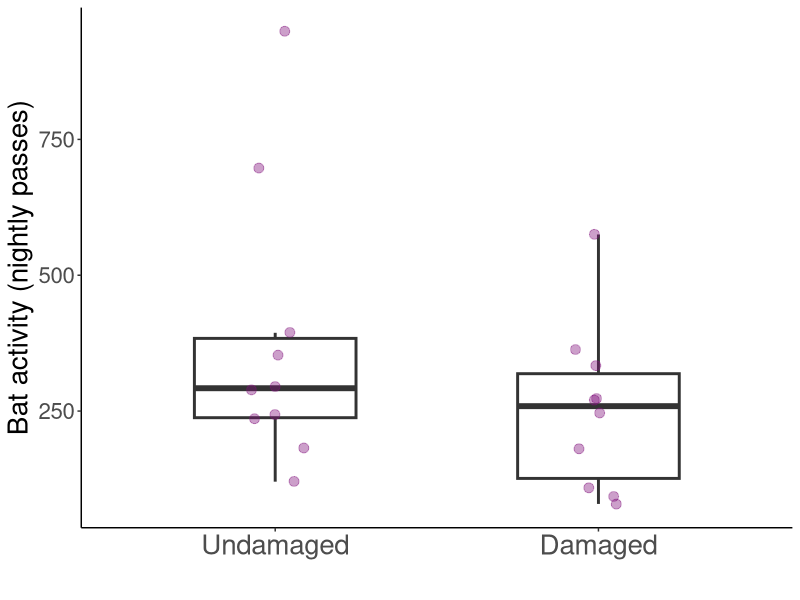
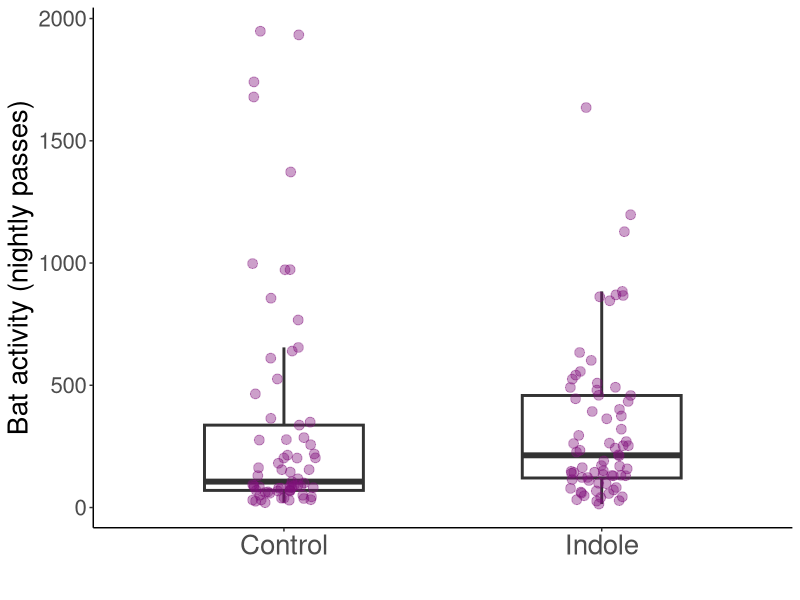
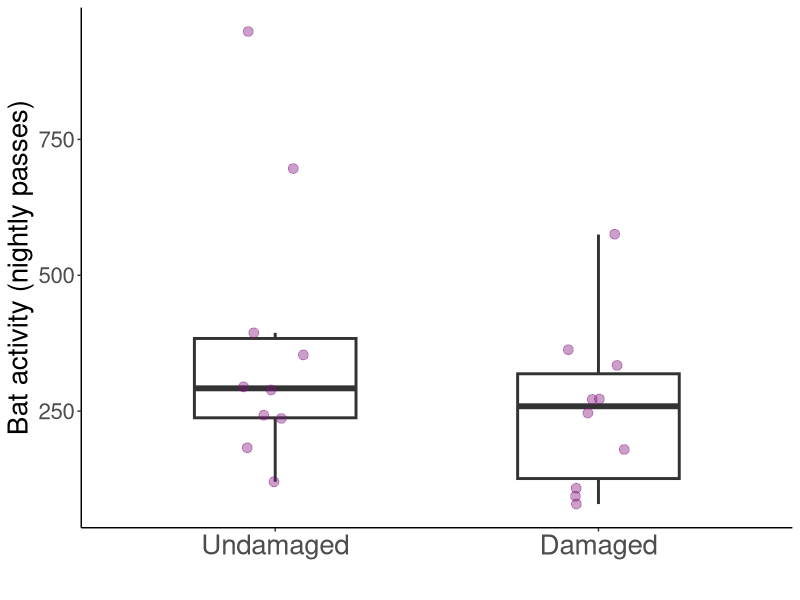
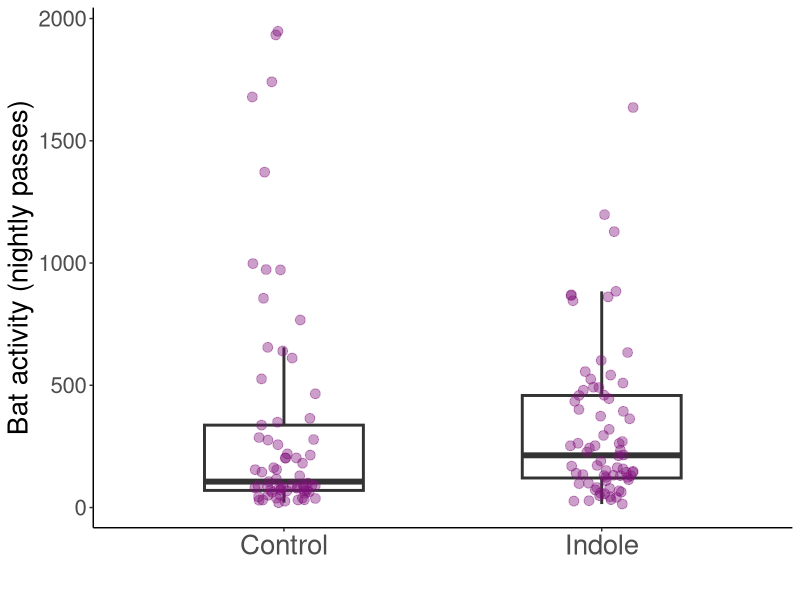

Write the R code that produced these figures, in order.
#Load libraries
library(dplyr)
library(ggplot2)
library(tidyr)
library(lme4)
library(car)
library(emmeans)
library(plyr)

library(viridis)


library(multcomp)


library(cowplot)

##Q2a: Naturally occurring soybean HIPVS (damaged vs. undamaged plants)----

# Data import and cleaning ------------------------------------------------

#SUMMARY DATA----
plant <- read.csv(file="plant_sum_noTABR.csv",head=TRUE)
plant[, 3:11][is.na(plant[, 3:11])] <- 0

##Gathering data — compounds from col to rows
plant1<-plant %>% gather(sp, activity, EPTFUS:NOID)
plant1$sp<-as.factor(plant1$sp)
levels(plant1$sp)

#nightly data split by species
plant1<-aggregate(activity ~ treatment + sp + trial + jdate, dat=plant1, FUN=sum)

#nightly data for all species
plant10<-aggregate(activity ~ treatment + trial + jdate, dat=plant1, FUN=sum)


#Test for overdispersion function
overdisp_fun <- function(model) {
	rdf <- df.residual(model)
	rp <- residuals(model,type="pearson")
	Pearson.chisq <- sum(rp^2)
	prat <- Pearson.chisq/rdf
	pval <- pchisq(Pearson.chisq, df=rdf, lower.tail=FALSE)
	c(chisq=Pearson.chisq,ratio=prat,rdf=rdf,p=pval)
}

test<-glmer(activity~treatment+(1|trial), dat = plant10, family=poisson)
summary(test)
overdisp_fun(test)#overdispersed
#poisson distribution model=overdispersed with non-normal residuals,
#so fitting data to negative binomial 

#negative binomial model
mod.plant<-glmer.nb(activity~treatment+(1|trial), dat = plant10)
Anova(mod.plant)
#chisq=2.4452, p=0.1179; Wald chisquare tests


plant10.tab <- ddply(plant10, c("treatment"), summarise,
					 N    = length(activity),
					 mean = mean(activity),
					 sd   = sd(activity),
					 se   = sd / sqrt(N))
plant10.tab

##Q2b: sythentic soybean HIPVs (indole and farnesene)----

# Indole data import and cleaning ------------------------------------------------

#SUMMARY DATA----
indole <- read.csv(file="Maynard_etal_indole_sum.csv",head=TRUE)
indole[, 3:11][is.na(indole[, 3:11])] <- 0

##Gathering data — compounds from col to rows
indole1<-indole %>% gather(sp, activity, EPTFUS:NOID)
indole1$sp<-as.factor(indole1$sp)
levels(indole1$sp)

#aggregating data, species level
indole1<-aggregate(activity ~ treatment + sp + jdate + site, dat=indole1, FUN=sum)

#data without species-level
indole10<-aggregate(activity ~ treatment + jdate + site, dat=indole1, FUN=sum)

#creating log-transformed value for graphs
indole10$log.act<-log(indole10$activity)
#indole10$log.act[which(!is.finite(indole10$log.act))] <- 0 #no zeros, so unnecessary

test.in<-glmer(activity~treatment+(1|site), dat = indole10,family=poisson)
summary(test.in)
shapiro.test(resid(test.in))#non-normal
overdisp_fun(test.in)#overdispersed

#fitting data to glm with neg binom dist
mod.in<-glmer.nb(activity~treatment+(1|site), dat = indole10)
summary(mod.in)
Anova(mod.in)
#treatment chi=2.2635 p=0.1325, wald chisquared test

#table
in10.tab <- ddply(indole10, c("treatment"), summarise,
				  N    = length(activity),
				  mean = mean(activity),
				  sd   = sd(activity),
				  se   = sd / sqrt(N))
in10.tab
#control= 328.2 +/- 56.5
#treatment= 321.0 +/- 36.9

#PLOTS----

#Q2a: plants 
plant.plot<-ggplot(data=plant10, aes(x=treatment, y=activity))+ 
	geom_boxplot(outlier.shape = NA, width=.5, lwd=1)+ 
	geom_point(position=position_jitter(width = 0.1), alpha=0.4, size=3, color="#810f7c")+
	theme_classic()+
	labs(x=" ", y="Bat activity (nightly passes)")+
	theme(text = element_text(size=20), axis.text.x = element_text(size = 20))+
	scale_x_discrete(limits=c("U", "D"),
					 labels=c("Undamaged", "Damaged"))
plant.plot

#EXPORT PLOT
tiff('plant.tiff', units="in", width=5, height=5, res=400)
plant.plot
dev.off()

#Q2b: dispensers 
#indole
indole10$treatment[indole10$treatment=="Dispenser"]="Indole"

indole.plot<-ggplot(data=indole10, aes(x=treatment, y=activity))+ 
	geom_boxplot(outlier.shape = NA, width=.5, lwd=1)+
	geom_point(position=position_jitter(width = 0.1), alpha=0.4, size=3, color="#810f7c")+
	theme_classic()+
	labs(x=" ", y="Bat activity (nightly passes)")+
	theme(text = element_text(size=20), axis.text.x = element_text(size = 20))
indole.plot

#EXPORT PLOT
tiff('indole.tiff', units="in", width=6, height=5, res=400)
indole.plot
dev.off()

#farnesene
